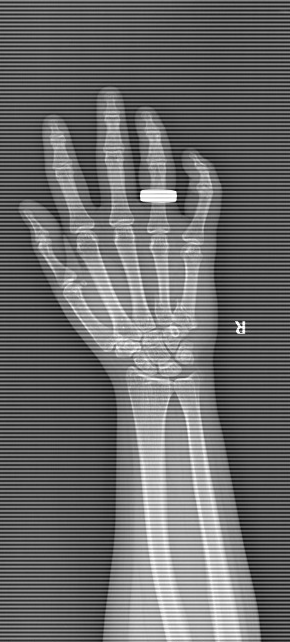
#> input picture HW4 - Frequency Domain/metacarpal.png, 290 x 642 px
$ jupyter execute Part3.ipynb
#> lines starting #> are read from the running program, lines starting #| are printed output that depends on the picture; after the words box and inside, x2 and y2 are one past the last pixel; in counts of white or black regions, pixels touching at a corner belong together
[cell 1]
import numpy as np
import matplotlib.pyplot as plt
import cv2

## Section 1

[cell 2]
img = np.ones(shape=(200,200), dtype=np.uint8)
cv2.rectangle(img, pt1=(75, 90), pt2=(125, 110), color=(255,255,255), thickness=-1)
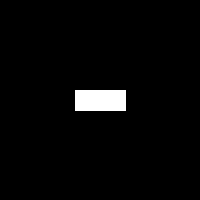
#> img: shape (200, 200); values 1 (black) and 255 (white), 2.7% white; 1 white region, box (x1, y1, x2, y2) and area: (75, 90, 126, 111) 1071

plt.imshow(img, cmap='gray',vmin=0, vmax=255);

## Section 2

### 1

[cell 3]
translation_matrix = np.array([[1, 0, 20], [0, 1, 0]], dtype=np.float64)

xshiftted_20 = cv2.warpAffine(img, translation_matrix, img.shape)
plt.imshow(xshiftted_20, cmap='gray', vmin = 0, vmax = 255)
plt.show()

### 2

[cell 4]
translation_matrix = np.array([[1, 0, 0], [0, 1, -40]], dtype=np.float64)

yshiftted_40 = cv2.warpAffine(img, translation_matrix, img.shape)
plt.imshow(yshiftted_40, cmap='gray', vmin = 0, vmax = 255)
plt.show()

### 3

[cell 5]
translation_matrix = np.array([[np.cos(np.pi/6), np.sin(np.pi/6), 0], [np.sin(-np.pi/6), np.cos(np.pi/6), 0]], dtype=np.float64)

rottated_30 = cv2.warpAffine(img, translation_matrix, img.shape)
plt.imshow(rottated_30, cmap='gray', vmin = 0, vmax = 255)
plt.show()

### 4

##### if you rotate `90` pic, totally turns black so we have to shift  picture down or easily change the `x` and `y`

[cell 6]
# shift picture down

translation_matrix = np.array([[np.cos(np.pi/2), np.sin(np.pi/2), 0], [np.sin(-np.pi/2), np.cos(np.pi/2), 200]], dtype=np.float64)

rottated_90 = cv2.warpAffine(img, translation_matrix, img.shape)
plt.imshow(rottated_90, cmap='gray', vmin = 0, vmax = 255)
plt.show()

[cell 7]
# change the `x` and `y`

translation_matrix = np.array([[0, 1, 0], [1, 0, 0]], dtype=np.float64)

rottated_90 = cv2.warpAffine(img, translation_matrix, img.shape)
plt.imshow(rottated_90, cmap='gray', vmin = 0, vmax = 255)
plt.show()

## Section 3

[cell 8]
def fourier(image):
    fft = np.fft.fft2(image)
    return np.log(1 + np.abs(fft)), np.angle(fft)

def show_fourier(original=None, magnitude=None, phase=None, super_title="", figsize=(12, 6)):
#> called with super_title = 'Original', figsize = (12, 6)
    if magnitude is None and phase is None:
        magnitude, phase = fourier(original)

    fig, axs = plt.subplots(1, 3, figsize=figsize)
    fig.tight_layout()
    axs[0].imshow(original, cmap='gray')
    axs[0].set_title('Original')
    axs[1].imshow(magnitude, cmap='gray')
    axs[1].set_title('log(Magnitude)')
    axs[2].imshow(phase, cmap='gray')
    axs[2].set_title('Phase')
    fig.suptitle(super_title)
    plt.show()

[cell 9]
show_fourier(original=img, super_title="Original")

[cell 10]
show_fourier(original=xshiftted_20, super_title="xshiftted_20")

[cell 11]
show_fourier(original=yshiftted_40, super_title="yshiftted_40")

[cell 12]
show_fourier(original=rottated_30, super_title="rottated_30")

[cell 13]
show_fourier(original=rottated_90, super_title="rottated_90")
#> in fourier (call 5), `fft = np.fft.fft2(image)`:
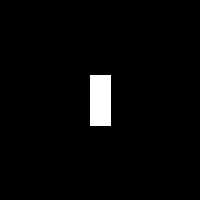
#> image: shape (200, 200); values 1 (black) and 255 (white), 2.7% white; 1 white region, box (x1, y1, x2, y2) and area: (90, 75, 111, 126) 1071
#> in show_fourier (call 5), `plt.show()`:
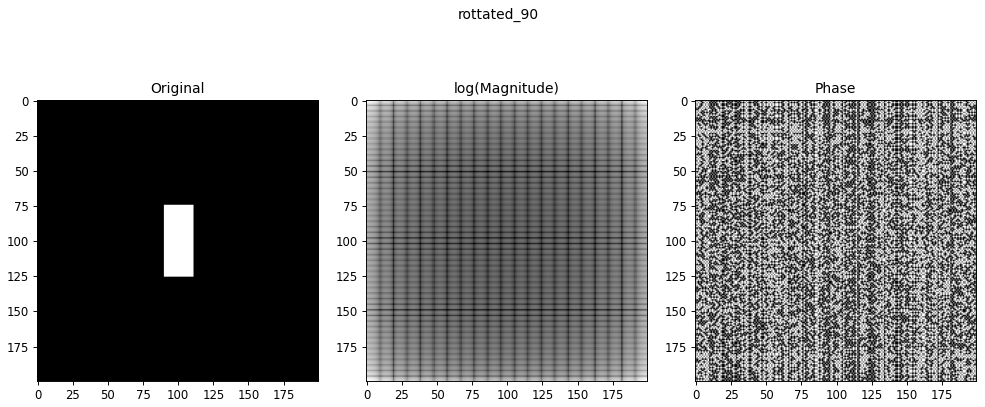
#> figure drawn by matplotlib, 3 panels

## Section 4

[cell 14]
fft = np.fft.fft2(img)
row = fft[0, :]
row = np.abs(row)
plt.plot(row)
plt.show()
#> figure, not shown here; curve peaks at x = 0, y = 312034

[cell 15]
col = fft[:, 0]
col = np.abs(col)
plt.plot(col)
plt.show()
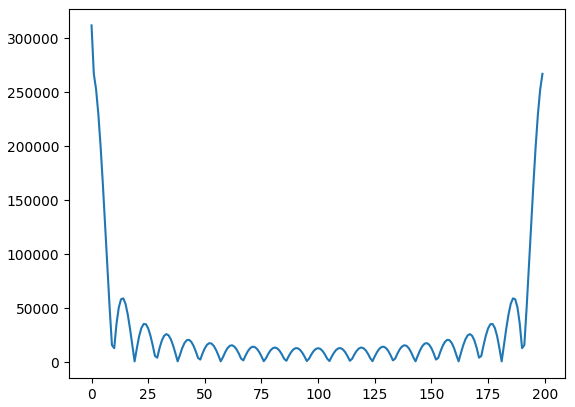
#> figure drawn by matplotlib, 1 panel; curve peaks at x = 0, y = 312034

## Section 5

[cell 16]
metacarpal = cv2.imread("./metacarpal.png", cv2.IMREAD_GRAYSCALE)
#> metacarpal is the input picture: shape (642, 290); min 5, max 255, mean 108.3

plt.imshow(metacarpal, cmap='gray');

## Section 6

[cell 17]
f_metacarpal = np.fft.fft2(metacarpal)
f_shift_metacarpal = np.fft.fftshift(f_metacarpal)

## Section 7

[cell 18]
plt.imshow(np.log(1 + np.abs(f_shift_metacarpal)), cmap="gray");
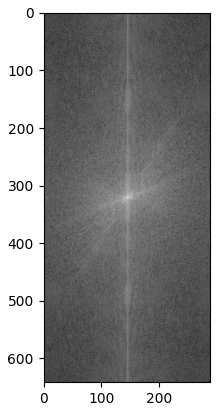
#> figure drawn by matplotlib, 1 panel

[cell 19]
def inverse_fourier(f):
    ishift_f = np.fft.ifftshift(f)
    image = np.fft.ifft2(ishift_f)
    image = np.abs(image)
    return image

def filter_pass(center, r, shape, mod):
    cx, cy = center
    if mod == "high":
        return np.fromfunction(lambda i,j: (i - cx) ** 2 + (j - cy) ** 2 <= r ** 2, shape, dtype=float)
    if mod == "low":
        return np.fromfunction(lambda i,j: (i - cx) ** 2 + (j - cy) ** 2 > r ** 2, shape, dtype=float)

def band_reject(center, upper, lower, shape):
    f1 = filter_pass(center, upper, shape, "high")
    f2 = filter_pass(center, lower, shape, "low")
    return f1 + f2

[cell 20]
band_reject_filter = band_reject((f_shift_metacarpal.shape[0] // 2, f_shift_metacarpal.shape[1] // 2),
                                 100 ,
                                 300 ,
                                 f_shift_metacarpal.shape)

plt.imshow(band_reject_filter, cmap='gray');
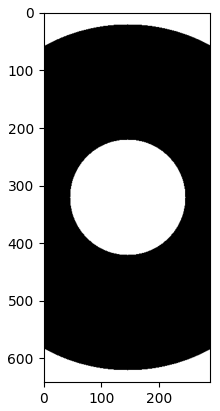
#> figure drawn by matplotlib, 1 panel

[cell 21]
band_rejected_f_shift_metacarpal = band_reject_filter * f_shift_metacarpal
plt.imshow(np.log(1 + np.abs(band_rejected_f_shift_metacarpal)), cmap='gray');
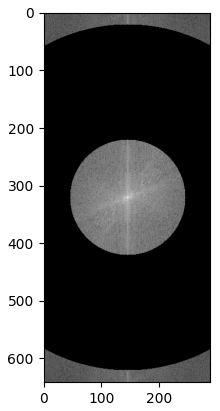
#> figure drawn by matplotlib, 1 panel

[cell 22]
retrieved_image = inverse_fourier(band_rejected_f_shift_metacarpal)
#> in inverse_fourier, `image = np.abs(image)`:
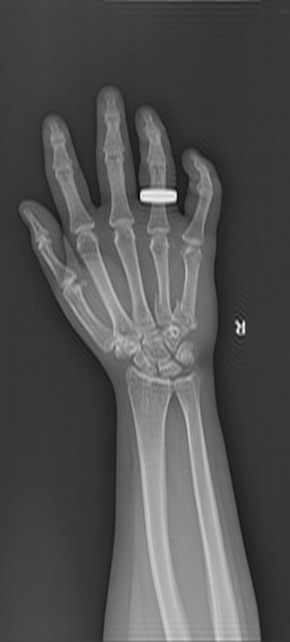
#> image: shape (642, 290) float64; min 32.78, max 268, mean 108.3; drawn with min black and max white
plt.figure(figsize=(3, 6))
plt.imshow(np.abs(retrieved_image), cmap='gray');

## Section 8

[cell 23]
def reverse(image):
    res = np.zeros_like(image)
    for i in range(image.shape[0]):
        for j in range(image.shape[1]):
            res[i, j] = image[image.shape[0] - i - 1, image.shape[1] - j - 1]
    return res

reversed_band_rejected_f_shift_metacarpal = reverse(band_rejected_f_shift_metacarpal)
plt.imshow(np.log(1 + np.abs(reversed_band_rejected_f_shift_metacarpal)), cmap='gray');

## Section 9

[cell 24]
reversed_retrieved_image = inverse_fourier(reversed_band_rejected_f_shift_metacarpal)
#> in inverse_fourier (call 2), `image = np.abs(image)`:
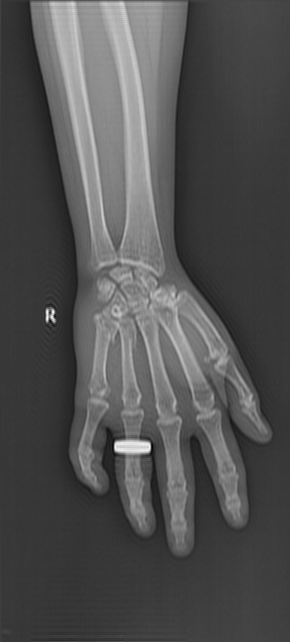
#> image: shape (642, 290) float64; min 32.78, max 268, mean 108.3; drawn with min black and max white
plt.figure(figsize=(3, 6))
plt.imshow(np.abs(reversed_retrieved_image), cmap='gray');

## Section 10

[cell 25]
fig, axs = plt.subplots(1, 3, figsize=(9, 6))
fig.tight_layout()

axs[0].imshow(metacarpal, cmap='gray')
axs[0].set_title('Original')
axs[1].imshow(np.abs(reversed_retrieved_image), cmap='gray')
axs[1].set_title('Result')
axs[2].imshow(np.log(1 + np.abs(reversed_band_rejected_f_shift_metacarpal)), cmap='gray')
axs[2].set_title('Frequency domain')
plt.show()
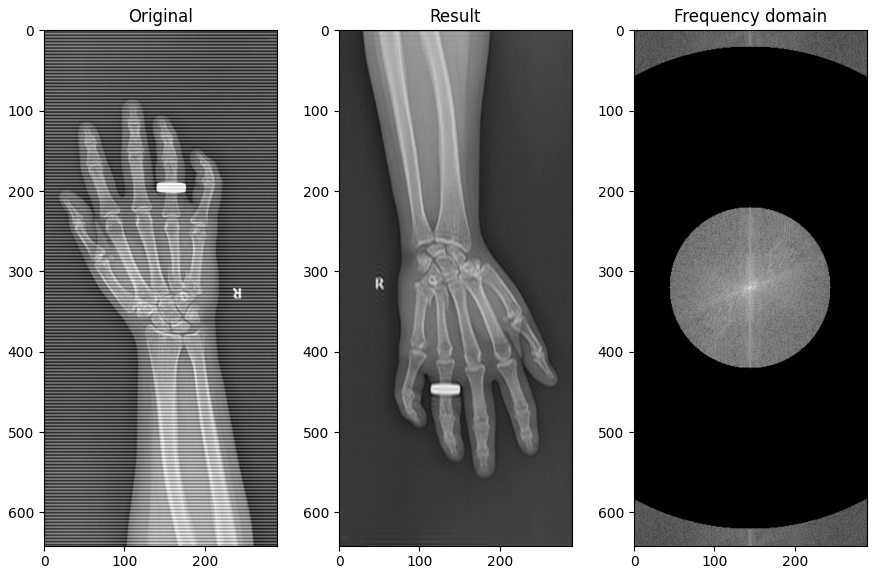
#> figure drawn by matplotlib, 3 panels

$ run again, with HW4 - Frequency Domain/shoulder.jpg saved as HW4 - Frequency Domain/metacarpal.png
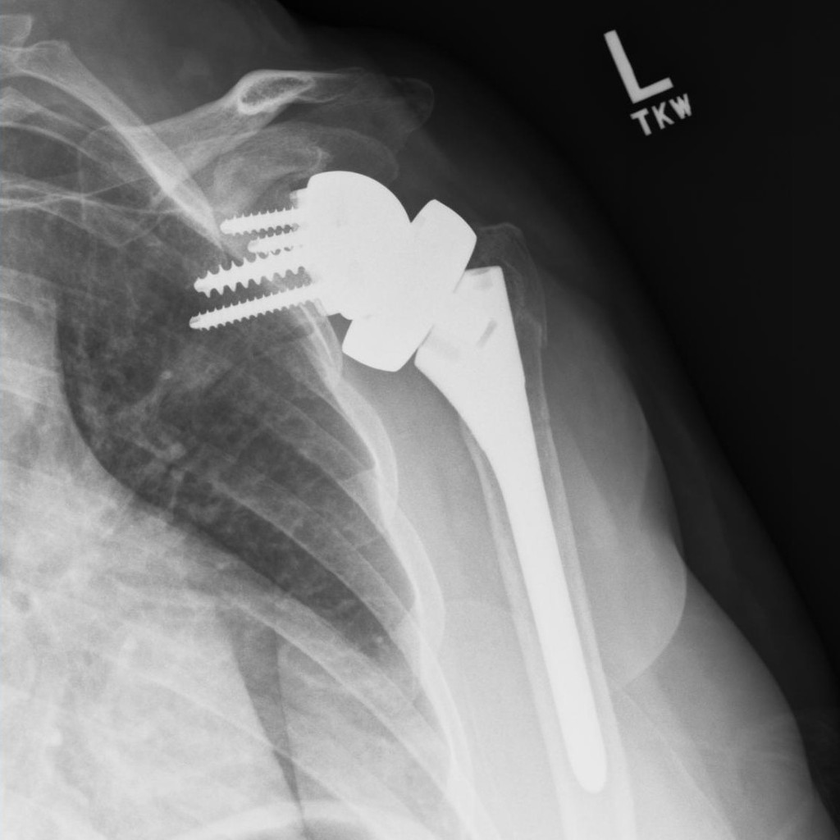
#> input picture HW4 - Frequency Domain/shoulder.jpg, 840 x 840 px, shrunk from 1024 x 1024 before the run
#> img: shape (200, 200); values 1 (black) and 255 (white), 2.7% white; 1 white region, box (x1, y1, x2, y2) and area: (75, 90, 126, 111) 1071
#> in inverse_fourier (call 2), `image = np.abs(image)`:
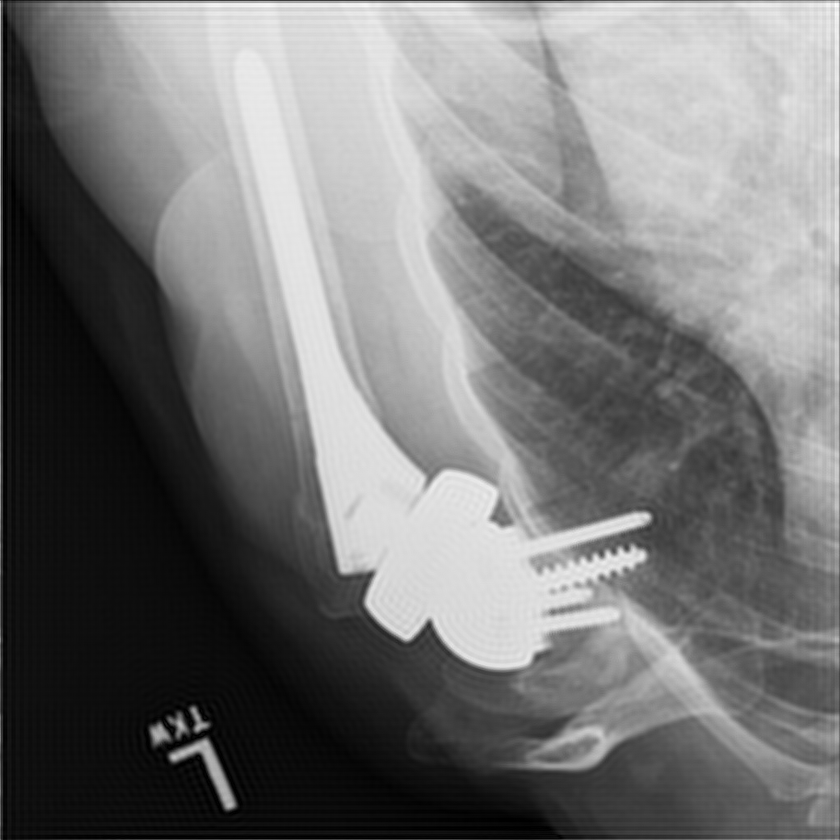
#> image: shape (840, 840) float64; min 0.00121, max 256.1, mean 117.6; drawn with min black and max white
#> `plt.show()`:
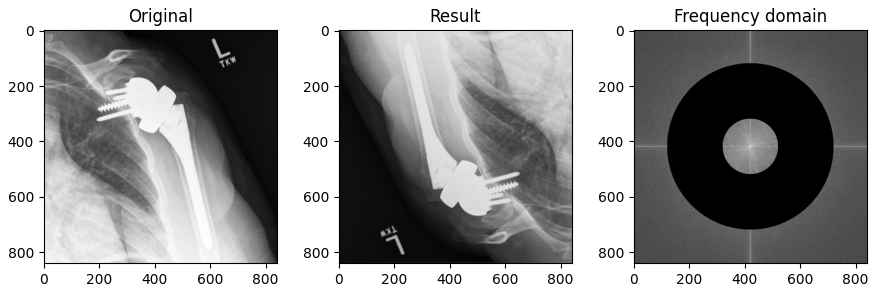
#> figure drawn by matplotlib, 3 panels
